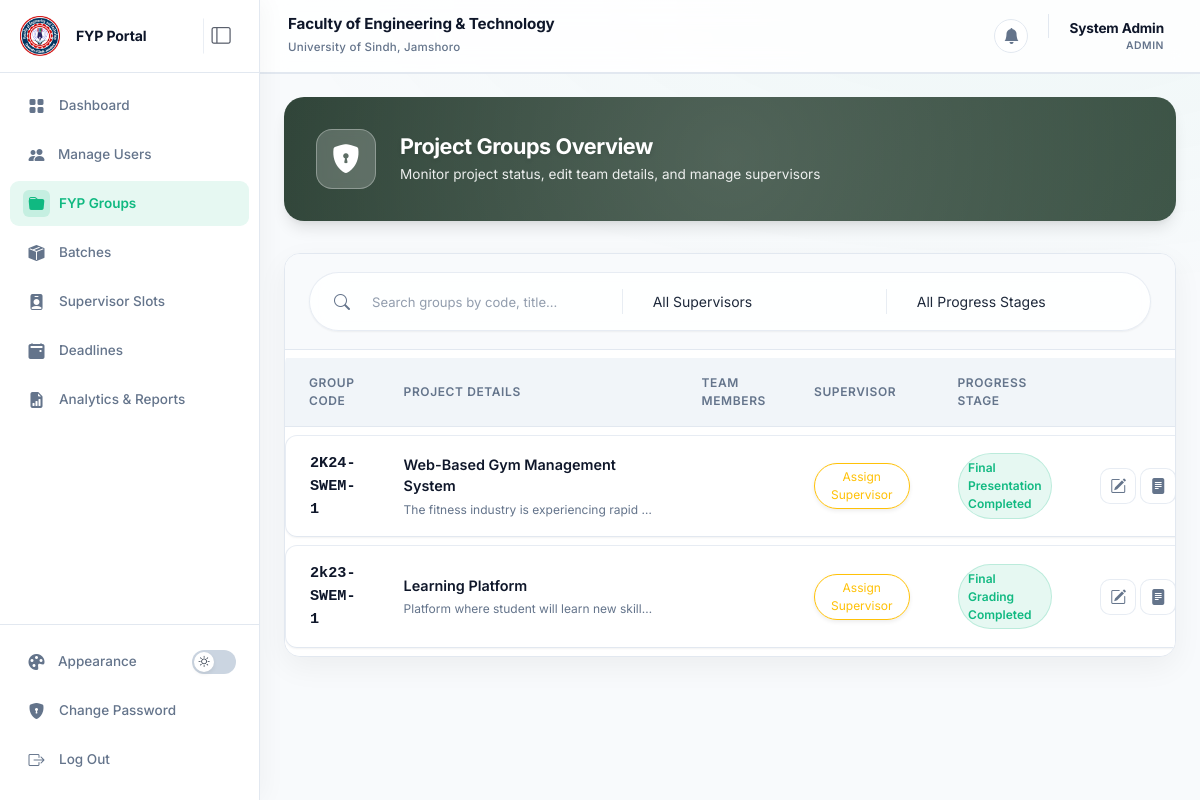
The app's page /admin/groups (signed in) with its own data.
### tables this page shows
CREATE TABLE groups (
    id INT AUTO_INCREMENT PRIMARY KEY,
    group_code VARCHAR(50) NOT NULL UNIQUE,
    created_by INT NOT NULL,
    progress_stage ENUM(
        'Account Created', 
        'Group Created', 
        'Proposal Submitted', 
        'Proposal Approved', 
        'Proposal Defence Presentation Completed', 
        'FYP Progress Presentation Completed', 
        'Final Presentation Completed', 
    'Final Grading Completed'
    ) DEFAULT 'Group Created',
    created_at TIMESTAMP DEFAULT CURRENT_TIMESTAMP,
    batch_id INT NOT NULL,
    FOREIGN KEY (created_by) REFERENCES students(user_id) ON DELETE CASCADE,
    FOREIGN KEY (batch_id) REFERENCES academic_batches(id) ON DELETE RESTRICT
);

CREATE TABLE projects (
    id INT AUTO_INCREMENT PRIMARY KEY,
    group_id INT NOT NULL UNIQUE,
    supervisor_id INT DEFAULT NULL,
    title VARCHAR(255) NOT NULL,
    description TEXT NOT NULL,
    status ENUM('Draft', 'Submitted', 'Under Review', 'Approved', 'Rejected', 'Revision Requested') DEFAULT 'Draft',
    created_at TIMESTAMP DEFAULT CURRENT_TIMESTAMP,
    FOREIGN KEY (group_id) REFERENCES groups(id) ON DELETE CASCADE,
    FOREIGN KEY (supervisor_id) REFERENCES supervisors(user_id) ON DELETE SET NULL
);

### src/Controller/AdminController.php (called while the page is built, shortened)
<?php
class AdminController extends BaseController {
    public function groups() {
        $db = \Database::getInstance()->getConnection();
        $groups = $db->query("SELECT g.*, p.title as project_title, p.description as project_description, p.status as project_status,
            sup.name as supervisor_name, sup.user_id as supervisor_id,
            creator.name as creator_name,
            gr.proposal_defense_marks, gr.progress_presentation_marks, gr.final_presentation_marks, gr.supervision_marks, gr.total_marks, gr.percentage, gr.grade as final_grade, gr.status as pass_fail_status
            FROM `groups` g
            LEFT JOIN projects p ON g.id = p.group_id
            LEFT JOIN supervisors sup ON p.supervisor_id = sup.user_id
            LEFT JOIN students creator ON g.created_by = creator.user_id
            LEFT JOIN grades gr ON (g.id = gr.group_id AND g.created_by = gr.student_id)
            ORDER BY g.created_at DESC")->fetchAll();
        $supervisors = $db->query("SELECT user_id, name FROM supervisors ORDER BY name ASC")->fetchAll();
        $students = $db->query("SELECT user_id, name, student_id FROM students ORDER BY name ASC")->fetchAll();
        $this->render('admin/groups', [
            'groups' => $groups,
            'supervisors' => $supervisors,
            'students' => $students
        ]);
    }
}

### src/View/admin/groups.php (the view, shortened to what this page needs)
<div class="admin-hero">
    <div class="d-flex flex-column flex-md-row align-items-center justify-content-between gap-4 position-relative z-1">
        <div class="d-flex flex-column flex-md-row align-items-center gap-4 text-center text-md-start">
            <div class="admin-hero-icon">
                <i class="bi bi-shield-lock-fill"></i>
            </div>
            <div>
                <h4 class="fw-bold m-0" style="font-size: 1.35rem;letter-spacing: -0.02em">Project Groups Overview</h4>
                <p class="mb-0 mt-1" style="font-size: 0.85rem">Monitor project status, edit team details, and manage supervisors</p>
            </div>
        </div>
    </div>
</div>
<div class="page-section">
    <div class="page-section-header">
        <div class="premium-filter-group w-100">
            <div class="flex-grow-1 d-flex align-items-center px-3">
                <i class="bi bi-search text-muted me-2"></i>
                <input type="text" class="form-control premium-filter-input table-search" placeholder="Search groups by code, title..." data-target="groups-table">
            </div>
            <div class="d-flex align-items-center px-2" style="flex-basis: 30%;">
                <select class="form-select premium-filter-input table-filter w-100" data-column="supervisor" data-target="groups-table">
                    <option value="all">All Supervisors</option>
                </select>
            </div>
            <div class="d-flex align-items-center px-2 pe-3" style="flex-basis: 30%;">
                <select class="form-select premium-filter-input table-filter w-100" data-column="stage" data-target="groups-table">
                    <option value="all">All Progress Stages</option>
                </select>
            </div>
        </div>
    </div>
    <div class="table-responsive-md">
        <table class="table premium-table m-0" id="groups-table">
            <thead>
                <tr>
                    <th class="ps-4">Group Code</th>
                    <th>Project Details</th>
                    <th>Team Members</th>
                    <th>Supervisor</th>
                    <th>Progress Stage</th>
                    <th class="text-end pe-4">Actions</th>
                </tr>
            </thead>
            <tbody>
                <?php foreach($groups as $g): ?>
                <tr data-supervisor="<?php echo htmlspecialchars($g['supervisor_id'] ? $g['supervisor_name'] : 'unassigned'); ?>" data-stage="<?php echo htmlspecialchars($g['progress_stage']); ?>">
                    <td class="ps-4 fw-bold" style="color: #10b981;font-size: 0.95rem;font-family: monospace">
                        <?php echo htmlspecialchars($g['group_code'] ?? 'Pending'); ?>
                    </td>
                    <td>
                        <div class="fw-semibold text-dark mb-1" style="max-width: 250px;font-size: 0.9rem"><?php echo htmlspecialchars($g['project_title'] ?? 'No project title set'); ?></div>
                        <small class="text-muted d-block" style="max-width: 250px;overflow: hidden;text-overflow: ellipsis;white-space: nowrap;font-size: 0.75rem" title="<?php echo htmlspecialchars($g['project_description'] ?? ''); ?>">
                            <?php echo htmlspecialchars($g['project_description'] ?? 'No abstract/description'); ?>
                        </small>
                    </td>
                    <td>
                    </td>
                    <td>
                        <?php if($g['supervisor_id']): ?>
                            <div class="d-flex flex-column">
                                <span class="fw-semibold text-dark" style="font-size: 0.85rem"><i class="bi bi-person-badge text-success me-1"></i><?php echo htmlspecialchars($g['supervisor_name']); ?></span>
                                <button class="btn btn-link p-0 text-decoration-none text-start text-primary" style="font-size: 0.7rem;margin-top: 2px" data-bs-toggle="modal" data-bs-target="#assignModal<?php echo htmlspecialchars((string)($g['id']), ENT_QUOTES, 'UTF-8'); ?>">Change Supervisor</button>
                            </div>
                        <?php else: ?>
                            <button class="btn btn-sm btn-outline-warning rounded-pill px-3 shadow-sm" style="font-size: 0.75rem" data-bs-toggle="modal" data-bs-target="#assignModal<?php echo htmlspecialchars((string)($g['id']), ENT_QUOTES, 'UTF-8'); ?>">
                                Assign Supervisor
                            </button>
                        <?php endif; ?>
                    </td>
                    <td>
                        <span class="premium-badge success">
                            <?php echo htmlspecialchars($g['progress_stage']); ?>
                        </span>
                    </td>
                    <td class="text-end pe-4">
                        <div class="d-flex gap-1 justify-content-end">
                            <button class="table-action-btn edit btn-edit-group" title="Edit Group Details" data-bs-toggle="modal" data-bs-target="#editGroupModal"
                                data-id="<?php echo htmlspecialchars((string)($g['id']), ENT_QUOTES, 'UTF-8'); ?>"
                                data-code="<?php echo htmlspecialchars($g['group_code'] ?? ''); ?>"
                                data-stage="<?php echo htmlspecialchars($g['progress_stage']); ?>">
                                <i class="bi bi-pencil-square"></i>
                            </button>
                            <button class="table-action-btn btn-edit-project" title="Edit Project/Proposal" data-bs-toggle="modal" data-bs-target="#editProjectModal"
                                data-id="<?php echo htmlspecialchars((string)($g['id']), ENT_QUOTES, 'UTF-8'); ?>"
                                data-title="<?php echo htmlspecialchars($g['project_title'] ?? ''); ?>"
                                data-desc="<?php echo htmlspecialchars($g['project_description'] ?? ''); ?>"
                                data-status="<?php echo htmlspecialchars($g['project_status'] ?? 'Draft'); ?>"
                                data-supervisor="<?php echo htmlspecialchars($g['supervisor_id'] ?? ''); ?>">
                                <i class="bi bi-file-text-fill"></i>
                            </button>
                        </div>
                    </td>
                </tr>
                <?php endforeach; ?>
            </tbody>
        </table>
    </div>
</div>

### public/css/style.css (style rules this page uses)
:root { --primary-color: #10b981; --primary-rgb: 16, 185, 129; --primary-hover: #059669; --secondary-color: #14b8a6; --accent-color: #f59e0b; --violet-color: #8b5cf6; --rose-color: #f43f5e; --bg-color: #f8fafc; --bg-alt: #f1f5f9; --card-bg: #ffffff; --card-hover: #f8fafc; --card-shadow: 0 10px 30px rgba(0,0,0,0.05); --text-primary: #0f172a; --text-secondary: #64748b; --border-color: #e2e8f0; --sidebar-bg: #ffffff; --sidebar-link: #64748b; --sidebar-link-hover: #10b981; --navbar-bg: rgba(255,255,255,0.85); --table-header-bg: #f1f5f9; --table-hover-bg: #f8fafc; --form-bg: #f8fafc; --border-radius-sm: 10px; --border-radius-md: 14px; --border-radius-lg: 16px; --sidebar-width: 260px; --transition-speed: 0.25s; }
body { font-family: 'Inter', -apple-system, BlinkMacSystemFont, "Segoe UI", Roboto, sans-serif; background-color: var(--bg-color); color: var(--text-primary); overflow-x: hidden; transition: background-color var(--transition-speed) ease, color var(--transition-speed) ease; }
.table { background: var(--card-bg) !important; border-radius: var(--border-radius-md); overflow: hidden; color: var(--text-primary) !important; border-color: var(--border-color) !important; }
.table tr, .table td { background-color: var(--card-bg) !important; color: var(--text-primary) !important; border-bottom: 1px solid var(--border-color) !important; }
.table th { background-color: var(--table-header-bg) !important; color: var(--text-secondary) !important; font-weight: 600; text-transform: uppercase; font-size: 0.72rem; letter-spacing: 0.06em; padding: 14px 18px; border-bottom: 1px solid var(--border-color) !important; }
.table td { padding: 14px 18px; vertical-align: middle; }
.form-control, .form-select { padding: 10px 14px; border-radius: var(--border-radius-sm); border: 1px solid #cbd5e1 !important; background-color: #ffffff !important; box-shadow: 0 1px 3px rgba(0,0,0,0.04) !important; color: var(--text-primary); font-family: inherit; font-size: 0.875rem; transition: all 0.2s ease; }
.form-control::placeholder { color: #9ca3af; font-size: 0.82rem; }
.text-dark { color: var(--text-primary) !important; }
.text-muted { color: var(--text-secondary) !important; }
@media (min-width: 992px) { :root { --sidebar-collapsed-width: 84px; } }
.page-section { background: var(--card-bg); border: 1px solid var(--border-color); border-radius: var(--border-radius-lg); box-shadow: var(--card-shadow); margin-bottom: 20px; overflow: hidden; transition: box-shadow 0.25s ease; }
.page-section-header { display: flex; align-items: center; gap: 12px; padding: 18px 24px; border-bottom: 1px solid var(--border-color); background: var(--form-bg); }

### records on screen
groups: group_code "2K24-SWEM-1", projects.title "Web-Based Gym Management System", projects.description "The fitness industry is experiencing rapid…", progress_stage "Final Presentation Completed"
groups: group_code "2k23-SWEM-1", projects.title "Learning Platform", projects.description "Platform where student will learn new skill…", progress_stage "Final Grading Completed"

### other values on screen
$name "System Admin"
$role "ADMIN"
